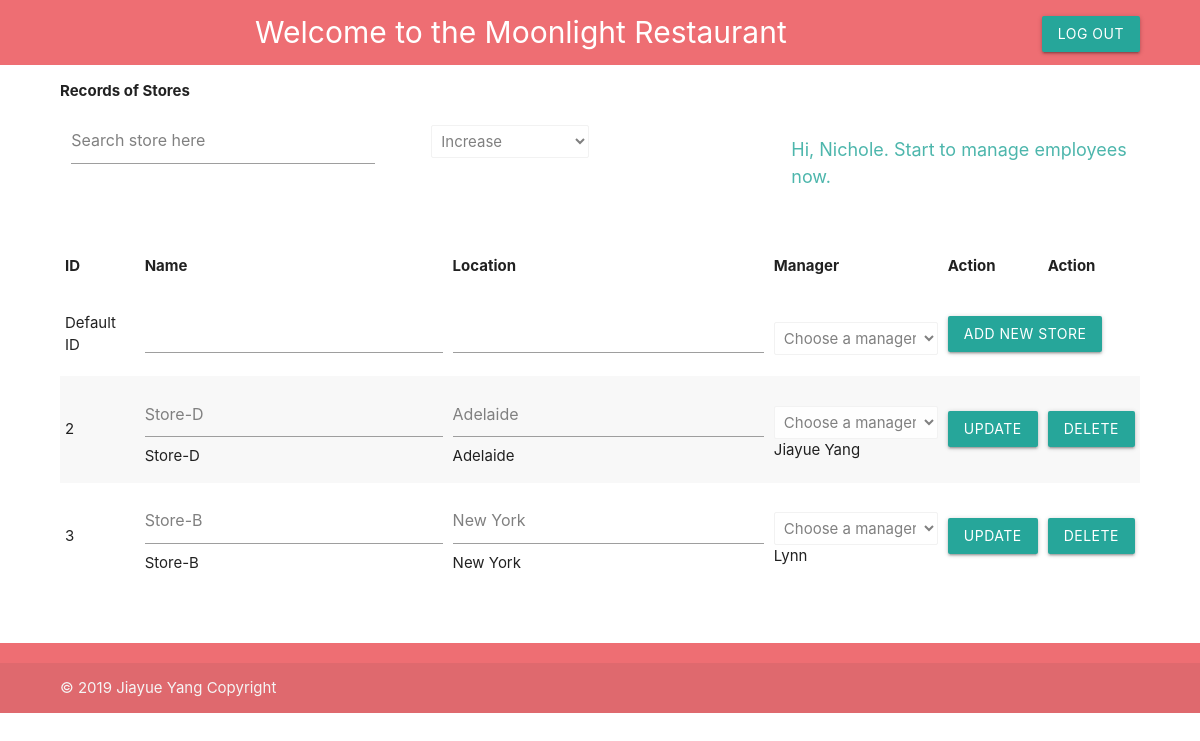
Before: /Manager-Store/ with the older database file.
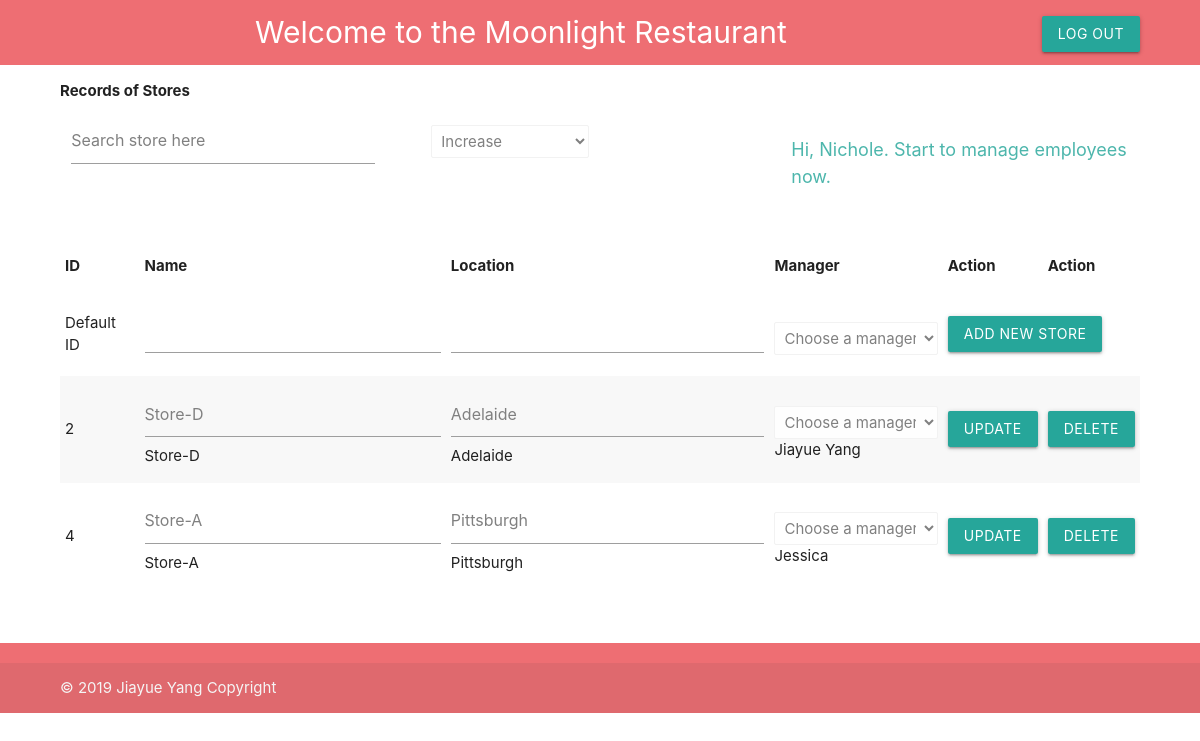
After: the same page with the newer database file.
### menuserve/models.py (models this page shows)
class Store(models.Model):
    location = models.CharField(max_length=100)
    name = models.CharField(max_length=10)
    store_manager = models.ForeignKey(Manager,on_delete=models.CASCADE)

class Manager(models.Model):
    name = models.CharField(max_length=20)
    gender = models.CharField(max_length=20,default='male')

### menuserve/views.py (the view, shortened to what this page needs)
# urls.py: url(r'^Manager-Store/',managerstore,name="managerstore"),
def managerstore(request):
    content={}
    content["show"]=""
    stores = Store.objects.all()
    managers = Manager.objects.all()
    return render(request,"Manager-Store.html",{"stores":stores,"managers":managers})

### menuserve/templates/Manager-Store.html (shortened to what the changed rows need)
<!DOCTYPE html>
    <html lang="en-US">
    <head>
        {% load static %}
        <link type="text/css" rel="stylesheet" href="{% static 'css/materialize.min.css' %}"  media="screen"/>
        {% load static %}
        <link type="text/css" rel="stylesheet" href="{% static 'css/additional.css' %}" charset="utf-8"  />
    </head>
    <body>
        <div class="general-container">
            <div class="record-table">
        <table class="striped" >
            <thead>
              <tr>
                  <th>ID</th>
                  <th>Name</th>
                  <th>Location</th>
                  <th>Manager</th>
                  <th>Action</th>
                  <th>Action</th>
              </tr>
            </thead>
            <tbody>
              {% for store in stores %}
              <tr>
                    <form action="#" method="POST">
                <td>{{store.id}}</td>
                <td> <input type="text" name="input_storename" value="{{store.name}}">{{store.name}}</td>
                <td><input type="text" name="input_storelocation" value="{{store.location}}">{{store.location}}</td>
                <td>{% csrf_token %}
                        <select id="manager" class="select-management" name="manager_select" >
                            <option class="disabled" value="">Choose a manager</option>
                            </select>{{ store.store_manager.name }}</td>
                <td>
                    <button class="waves-effect waves-light btn" name = "StoreUpdate" id="{{ store.id }}" value="{{ store.id }}" type="submit">Update</button>
                </td>
                </form>
                <td>
                        <form action="#" method="POST">
                                <button class="waves-effect waves-light btn" name = "StoreDelete" id="{{ store.id }}" value="{{ store.id }}" type="submit">Delete</button>
                </form>
                </td>
              </tr>
              {% endfor %}
            </tbody>
          </table>
          </div>
          </div>
        </body>
</html>

Changed rows visible on the page:
removed Store: id "3", input_storename "Store-B", name "Store-B", input_storelocation "New York", location "New York", store_manager.name "Lynn"
added Store: id "4", input_storename "Store-A", name "Store-A", input_storelocation "Pittsburgh", location "Pittsburgh", store_manager.name "Jessica"
